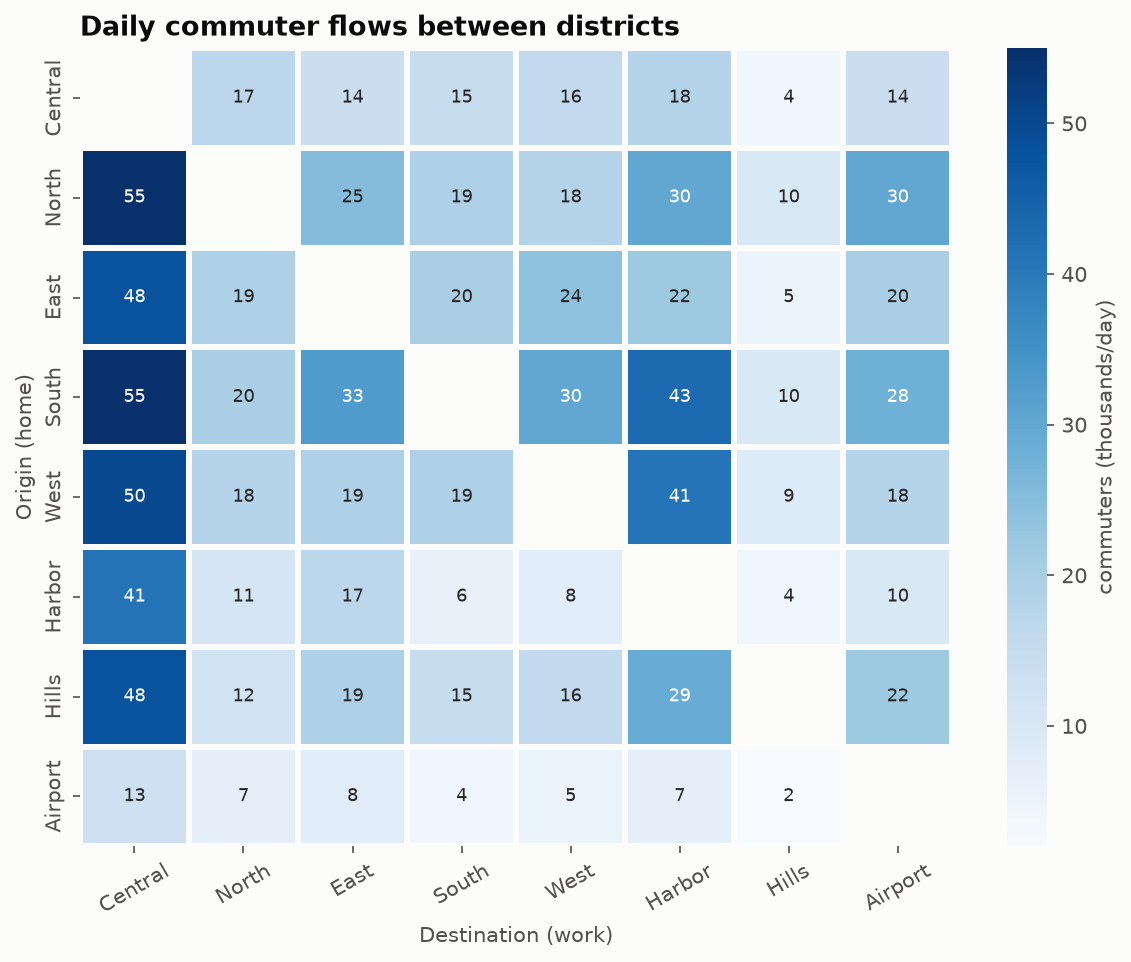

The script that saved this image:
"""
Origin–Destination Matrix (Flow Heatmap)  -  family: Flow

DESIGN PURPOSE
A grid with origins as rows, destinations as columns, and flow volume as cell
shade. It shows every pairwise flow without clutter, so it scales to many more
entities than a chord or Sankey.

WHEN TO USE
  - Show many-to-many flows between 10–50 places (commuting, migration,
    referrals)
  - Precise lookup of individual flows is needed
  - Compare inflow and outflow patterns (rows vs. columns)

AVOID WHEN
  - The goal is an intuitive, story-like overview for a lay audience (use a
    Sankey or flow map)
  - Flows are sparse and few (use a network or chord)

ALTERNATIVES
  - Chord diagram
  - Flow map
  - Sankey diagram

EXAMPLE
Daily commuter flows (thousands) between 8 districts of a city.

Run:  python origin_destination_matrix.py
"""
import sys
from pathlib import Path

import numpy as np
import pandas as pd
import matplotlib.pyplot as plt

# Library style: categorical colors in fixed order, recessive axes, hairline grid.
PALETTE = ["#2a78d6", "#eb6834", "#1baf7a", "#eda100",
           "#e87ba4", "#008300", "#6250d6", "#e34948"]
SEQ_CMAP = "Blues"      # sequential: one hue, light -> dark
DIV_CMAP = "RdBu_r"     # diverging: two opposite hues, neutral midpoint
GRAY = "#b8b7b1"        # de-emphasised marks
plt.rcParams.update({
    "figure.figsize": (8, 4.8), "figure.dpi": 110, "figure.facecolor": "#fcfcfb",
    "axes.facecolor": "#fcfcfb", "axes.edgecolor": "#c9c8c3", "axes.linewidth": 0.8,
    "axes.spines.top": False, "axes.spines.right": False,
    "axes.grid": True, "grid.color": "#e6e5e1", "grid.linewidth": 0.6, "axes.axisbelow": True,
    "axes.prop_cycle": plt.cycler(color=PALETTE),
    "axes.titlesize": 13, "axes.titleweight": "bold", "axes.titlelocation": "left",
    "axes.labelcolor": "#52514e", "xtick.color": "#52514e", "ytick.color": "#52514e",
    "text.color": "#0b0b0b", "font.size": 10, "lines.linewidth": 2,
    "legend.frameon": False,
})

import seaborn as sns

# --- Example data ------------------------------------------------------------
rng = np.random.default_rng(8)
districts = ["Central", "North", "East", "South", "West", "Harbor", "Hills", "Airport"]
attract = np.array([10, 3, 4, 3, 3, 5, 1, 4])        # job centers
pop = np.array([4, 8, 6, 9, 7, 3, 5, 2])
flows = np.outer(pop, attract) * rng.uniform(0.6, 1.4, (8, 8))
np.fill_diagonal(flows, 0)
od = pd.DataFrame(flows.round(0), index=districts, columns=districts)
od.iloc[:4, :4]

# --- Plot --------------------------------------------------------------------
fig, ax = plt.subplots(figsize=(8, 6.5))
mask = np.eye(len(od), dtype=bool)
sns.heatmap(od, mask=mask, cmap=SEQ_CMAP, annot=True, fmt=".0f", linewidths=2,
            linecolor="#fcfcfb", cbar_kws=dict(label="commuters (thousands/day)"),
            annot_kws=dict(fontsize=8.5), ax=ax)
ax.set_xlabel("Destination (work)")
ax.set_ylabel("Origin (home)")
ax.set_title("Daily commuter flows between districts")
ax.tick_params(axis="x", rotation=30)
ax.grid(False)
fig.tight_layout()

# --- Save / show -------------------------------------------------------------
out = Path(__file__).with_name(Path(__file__).stem + ".png")
fig.savefig(out, dpi=150, bbox_inches="tight")
print(f"saved {out}")
if "--no-show" not in sys.argv:
    plt.show()
